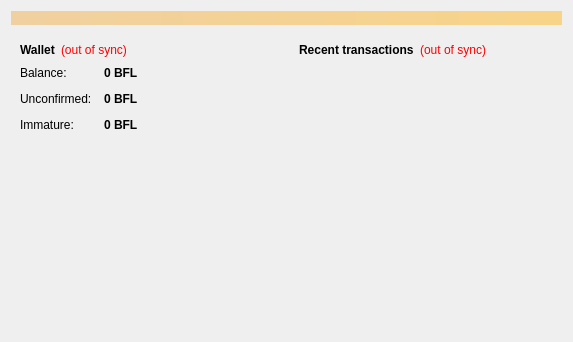
<?xml version="1.0" encoding="UTF-8"?>
<ui version="4.0">
 <class>OverviewPage</class>
 <widget class="QWidget" name="OverviewPage">
  <property name="geometry">
   <rect>
    <x>0</x>
    <y>0</y>
    <width>573</width>
    <height>342</height>
   </rect>
  </property>
  <property name="windowTitle">
   <string>Form</string>
  </property>
  <layout class="QVBoxLayout" name="topLayout">
   <item>
    <widget class="QLabel" name="labelAlerts">
     <property name="visible">
      <bool>false</bool>
     </property>
     <property name="styleSheet">
      <string notr="true">background-color: qlineargradient(x1: 0, y1: 0, x2: 1, y2: 0, stop:0 #F0D0A0, stop:1 #F8D488); color:#000000;</string>
     </property>
     <property name="wordWrap">
      <bool>true</bool>
     </property>
     <property name="margin">
      <number>3</number>
     </property>
    </widget>
   </item>
   <item>
    <layout class="QHBoxLayout" name="horizontalLayout" stretch="1,1">
     <item>
      <layout class="QVBoxLayout" name="verticalLayout_2">
       <item>
        <widget class="QFrame" name="frame">
         <property name="frameShape">
          <enum>QFrame::NoFrame</enum>
         </property>
         <property name="frameShadow">
          <enum>QFrame::Plain</enum>
         </property>
         <layout class="QVBoxLayout" name="verticalLayout_4">
          <item>
           <layout class="QHBoxLayout" name="horizontalLayout_4">
            <item>
             <widget class="QLabel" name="label_5">
              <property name="font">
               <font>
                <weight>75</weight>
                <bold>true</bold>
               </font>
              </property>
              <property name="text">
               <string>Wallet</string>
              </property>
             </widget>
            </item>
            <item>
             <widget class="QLabel" name="labelWalletStatus">
              <property name="toolTip">
               <string>The displayed information may be out of date. Your wallet automatically synchronizes with the buffalocoin network after a connection is established, but this process has not completed yet.</string>
              </property>
              <property name="styleSheet">
               <string notr="true">QLabel { color: red; }</string>
              </property>
              <property name="text">
               <string notr="true">(out of sync)</string>
              </property>
              <property name="alignment">
               <set>Qt::AlignLeading|Qt::AlignLeft|Qt::AlignVCenter</set>
              </property>
             </widget>
            </item>
            <item>
             <spacer name="horizontalSpacer_2">
              <property name="orientation">
               <enum>Qt::Horizontal</enum>
              </property>
              <property name="sizeHint" stdset="0">
               <size>
                <width>40</width>
                <height>20</height>
               </size>
              </property>
             </spacer>
            </item>
           </layout>
          </item>
          <item>
           <layout class="QFormLayout" name="formLayout_2">
            <property name="fieldGrowthPolicy">
             <enum>QFormLayout::AllNonFixedFieldsGrow</enum>
            </property>
            <property name="horizontalSpacing">
             <number>12</number>
            </property>
            <property name="verticalSpacing">
             <number>12</number>
            </property>
            <item row="0" column="0">
             <widget class="QLabel" name="label">
              <property name="text">
               <string>Balance:</string>
              </property>
             </widget>
            </item>
            <item row="0" column="1">
             <widget class="QLabel" name="labelBalance">
              <property name="font">
               <font>
                <weight>75</weight>
                <bold>true</bold>
               </font>
              </property>
              <property name="cursor">
               <cursorShape>IBeamCursor</cursorShape>
              </property>
              <property name="toolTip">
               <string>Your current balance</string>
              </property>
              <property name="text">
               <string notr="true">0 BFL</string>
              </property>
              <property name="textInteractionFlags">
               <set>Qt::LinksAccessibleByMouse|Qt::TextSelectableByKeyboard|Qt::TextSelectableByMouse</set>
              </property>
             </widget>
            </item>
            <item row="1" column="0">
             <widget class="QLabel" name="label_3">
              <property name="text">
               <string>Unconfirmed:</string>
              </property>
             </widget>
            </item>
            <item row="1" column="1">
             <widget class="QLabel" name="labelUnconfirmed">
              <property name="font">
               <font>
                <weight>75</weight>
                <bold>true</bold>
               </font>
              </property>
              <property name="cursor">
               <cursorShape>IBeamCursor</cursorShape>
              </property>
              <property name="toolTip">
               <string>Total of transactions that have yet to be confirmed, and do not yet count toward the current balance</string>
              </property>
              <property name="text">
               <string notr="true">0 BFL</string>
              </property>
              <property name="textInteractionFlags">
               <set>Qt::LinksAccessibleByMouse|Qt::TextSelectableByKeyboard|Qt::TextSelectableByMouse</set>
              </property>
             </widget>
            </item>
            <item row="2" column="0">
             <widget class="QLabel" name="labelImmatureText">
              <property name="text">
               <string>Immature:</string>
              </property>
             </widget>
            </item>
            <item row="2" column="1">
             <widget class="QLabel" name="labelImmature">
              <property name="font">
               <font>
                <weight>75</weight>
                <bold>true</bold>
               </font>
              </property>
              <property name="toolTip">
               <string>Mined balance that has not yet matured</string>
              </property>
              <property name="text">
               <string notr="true">0 BFL</string>
              </property>
              <property name="textInteractionFlags">
               <set>Qt::LinksAccessibleByMouse|Qt::TextSelectableByKeyboard|Qt::TextSelectableByMouse</set>
              </property>
             </widget>
            </item>
           </layout>
          </item>
         </layout>
        </widget>
       </item>
       <item>
        <spacer name="verticalSpacer">
         <property name="orientation">
          <enum>Qt::Vertical</enum>
         </property>
         <property name="sizeHint" stdset="0">
          <size>
           <width>20</width>
           <height>40</height>
          </size>
         </property>
        </spacer>
       </item>
       <item>
        <widget class="QLabel" name="label_6">
         <property name="text">
          <string/>
         </property>
         <property name="pixmap">
          <pixmap resource="../bitcoin.qrc">:/images/backg</pixmap>
         </property>
         <property name="scaledContents">
          <bool>false</bool>
         </property>
         <property name="alignment">
          <set>Qt::AlignCenter</set>
         </property>
         <property name="margin">
          <number>-2</number>
         </property>
        </widget>
       </item>       
      </layout>
     </item>
     <item>
      <layout class="QVBoxLayout" name="verticalLayout_3">
       <item>
        <widget class="QFrame" name="frame_2">
         <property name="frameShape">
          <enum>QFrame::NoFrame</enum>
         </property>
         <property name="frameShadow">
          <enum>QFrame::Plain</enum>
         </property>
         <layout class="QVBoxLayout" name="verticalLayout">
          <item>
           <layout class="QHBoxLayout" name="horizontalLayout_2">
            <item>
             <widget class="QLabel" name="label_4">
              <property name="text">
               <string>&lt;b&gt;Recent transactions&lt;/b&gt;</string>
              </property>
             </widget>
            </item>
            <item>
             <widget class="QLabel" name="labelTransactionsStatus">
              <property name="toolTip">
               <string>The displayed information may be out of date. Your wallet automatically synchronizes with the buffalocoin network after a connection is established, but this process has not completed yet.</string>
              </property>
              <property name="styleSheet">
               <string notr="true">QLabel { color: red; }</string>
              </property>
              <property name="text">
               <string notr="true">(out of sync)</string>
              </property>
              <property name="alignment">
               <set>Qt::AlignRight|Qt::AlignTrailing|Qt::AlignVCenter</set>
              </property>
             </widget>
            </item>
            <item>
             <spacer name="horizontalSpacer">
              <property name="orientation">
               <enum>Qt::Horizontal</enum>
              </property>
              <property name="sizeHint" stdset="0">
               <size>
                <width>40</width>
                <height>20</height>
               </size>
              </property>
             </spacer>
            </item>
           </layout>
          </item>
          <item>
           <widget class="QListView" name="listTransactions">
            <property name="styleSheet">
             <string notr="true">QListView { background: transparent; }</string>
            </property>
            <property name="frameShape">
             <enum>QFrame::NoFrame</enum>
            </property>
            <property name="verticalScrollBarPolicy">
             <enum>Qt::ScrollBarAlwaysOff</enum>
            </property>
            <property name="horizontalScrollBarPolicy">
             <enum>Qt::ScrollBarAlwaysOff</enum>
            </property>
            <property name="selectionMode">
             <enum>QAbstractItemView::NoSelection</enum>
            </property>
           </widget>
          </item>
         </layout>
        </widget>
       </item>
       <item>
        <spacer name="verticalSpacer_2">
         <property name="orientation">
          <enum>Qt::Vertical</enum>
         </property>
         <property name="sizeHint" stdset="0">
          <size>
           <width>20</width>
           <height>40</height>
          </size>
         </property>
        </spacer>
       </item>
      </layout>
     </item>
    </layout>
   </item>
  </layout>
 </widget>
 <resources/>
 <connections/>
</ui>
